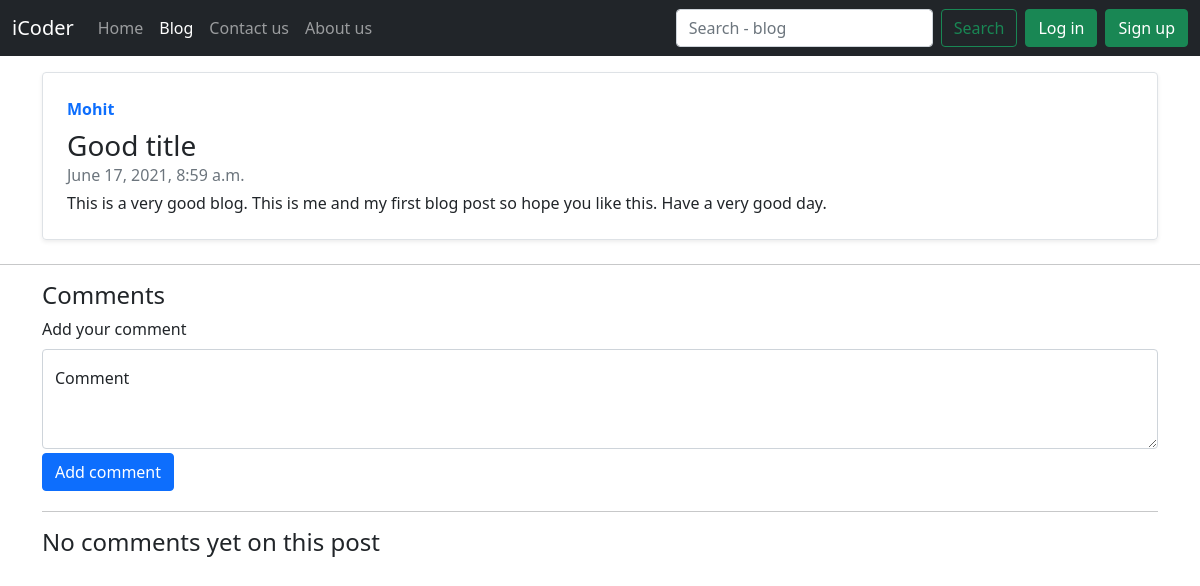
The page /blog/1/ on the database as committed earlier.
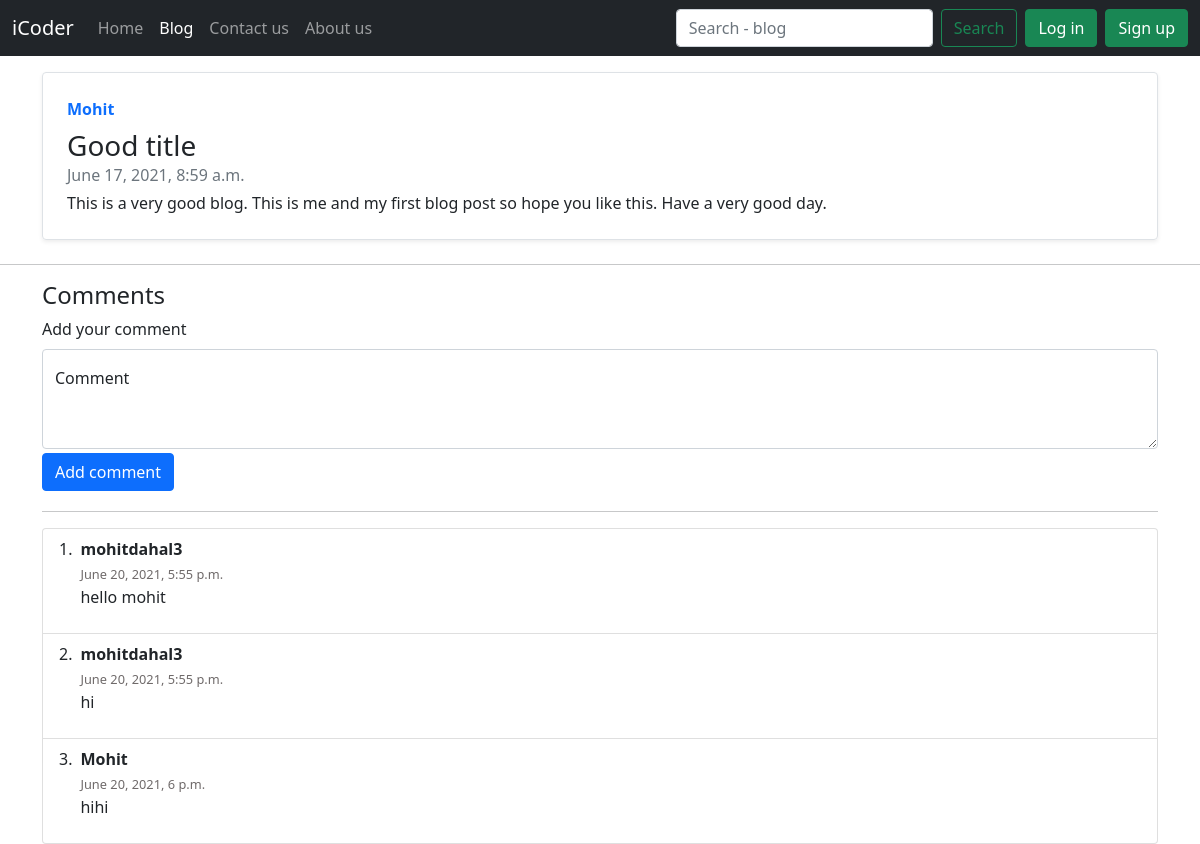
The same page on the database as committed later.
### blog/models.py (models this page shows, shortened)
class Post(models.Model):
    sno = models.AutoField(primary_key = True)
    title = models.CharField(max_length = 200)
    content = models.TextField()
    author = models.CharField(max_length = 100)
    timestamp = models.DateTimeField(blank = True)

class Blogcomment(models.Model):
    sno = models.AutoField(primary_key = True)
    comment = models.TextField()
    user = models.ForeignKey(User , on_delete= models.CASCADE)
    post = models.ForeignKey(Post , on_delete=models.CASCADE)
    parent = models.ForeignKey('self' , on_delete=models.CASCADE , null = True)
    timestamp = models.DateTimeField(auto_now_add=True)

### blog/views.py (the view)
# urls.py: path('<int:slug>/' , views.blogpost , name="blogpost"),
def blogpost(request , slug):
    post = Post.objects.get(sno = slug)
    comment = Blogcomment.objects.all().filter(post = post)
    return render(request , 'blog/blogpost.html' , {'post':post , 'comments':comment})

### templates/blog/blogpost.html (shortened to what this page needs)
{% extends 'base.html' %}
{% block blogactive %}active{% endblock blogactive %}
{% block favicon %}
{% load static %}
{% endblock favicon %}
{% block main %}
<div class="container my-3">
  <div class="row g-0 border rounded overflow-hidden flex-md-row mb-4 shadow-sm h-md-250 position-relative">
    <div class="col p-4 d-flex flex-column position-static">
      <strong class="d-inline-block mb-2 text-primary">{{post.author}}</strong>
      <h3 class="mb-0">{{post.title}}</h3>
      <div class="mb-1 text-muted">{{post.timestamp}}</div>
      <p class="card-text mb-auto">{{post.content}}</p>
    </div>
  </div>
</div>
<hr>
<div class="container comments">
  <h4>Comments</h4>
  <form action="/blog/postcomment/" method="post">{% csrf_token %}
      <label for="formGroupExampleInput" class="form-label">Add your comment</label>
    <div class="form-floating">
      <textarea class="form-control" name="comment" placeholder="Leave a comment here" id="floatingTextarea2"
        style="height: 100px"></textarea>
      <label for="floatingTextarea2">Comment</label>
    </div>
    <button class="btn my-1 btn-primary" type="submit">Add comment</button>
  </form>
  <hr>
  {% if comments|length > 0 %}
  <ol class="list-group list-group-numbered">
  {% for comment in comments %}
  <li class="list-group-item d-flex justify-content-between align-items-start">
    <div class="ms-2 me-auto">
      <div class="fw-bold">{{comment.user}}</div>
    <label class="label" for="com">{{comment.timestamp}}</label>
    <p>
      {{comment.comment}}
      </p>
    </div>
  </li>
  {% endfor %}
  </ol>
  {% else %}
  <h4>No comments yet on this post</h4>
  {% endif %}
</div>
{% endblock main %}

### templates/base.html (shortened to what this page needs)
<!doctype html>
<html lang="en">
<head>
  <link href="https://cdn.jsdelivr.net/npm/bootstrap@5.0.1/dist/css/bootstrap.min.css" rel="stylesheet"
>
</head>
<body>
  <nav class="navbar navbar-expand-lg navbar-dark bg-dark">
    <div class="container-fluid">
      <a href="/admin" target="_blank" class="navbar-brand">iCoder</a>
      <div class="collapse navbar-collapse" id="navbarSupportedContent">
        <ul class="navbar-nav me-auto mb-2 mb-lg-0">
          <li class="nav-item">
            <a class="nav-link {% block homeactive %}{% endblock homeactive %}" aria-current="page" href="/">Home</a>
          </li>
          <li class="nav-item">
            <a class="nav-link {% block blogactive %}{% endblock blogactive %}" href="/blog">Blog</a>
          </li>
          <li class="nav-item">
            <a class="nav-link {% block conactive %}{% endblock conactive %}" href="/contact">Contact us</a>
          </li>
          <li class="nav-item dropdown">
            <a class="nav-link {% block aboutactive %}{% endblock aboutactive %}" href="/about">About us</a>
          </li>
        </ul>
        <form class="d-flex" method="GET" action="/search/">
          <input class="form-control me-2" name="query" type="search" placeholder="Search - blog" aria-label="Search">
          <button class="btn btn-outline-success" type="submit">Search</button>
        </form>
        {% if user.is_authenticated %}
        <!-- <label class="navbar-brand mx-2">Welcome {{request.user}}</label>
        <form action="/logout/" method="POST">{% csrf_token %}
        <button type="submit" class="btn btn-danger">Log out</button>
      </form> -->
        <div class="dropdown mx-2">
          <button class="abc dropdown-toggle" type="button" id="dropdownMenuButton1"
            data-bs-toggle="dropdown" aria-expanded="false">
            Welcome {{request.user}}
          </button>
          <ul class="dropdown-menu" aria-labelledby="dropdownMenuButton1">
            <form action="/logout/" method="POST">{% csrf_token %}
              <button type="submit" class="dropdown-item">Log out</button>
            </form>
          </ul>
        </div>
        {% else %}
        <button type="button" class="btn btn-success mx-2" data-bs-toggle="modal" data-bs-target="#loginmodal">
          Log in
        </button>
        <button type="button" class="btn btn-success" data-bs-toggle="modal" data-bs-target="#signupmodal">
          Sign up
        </button>
        {% endif %}
      </div>
    </div>
  </nav>
  {% block main %}{% endblock main %}
</body>
</html>

### templates/blog/blogpost.html (style rules this page uses)
.label { font-size: 0.8rem; color: #544e4ed6; }

Rows that differ between the two databases and show on the page:
added Blogcomment: user "mohitdahal3", timestamp "June 20, 2021, 5:55 p.m.", comment "hello mohit"
added Blogcomment: user "mohitdahal3", timestamp "June 20, 2021, 5:55 p.m.", comment "hi"
added Blogcomment: user "Mohit", timestamp "June 20, 2021, 6 p.m.", comment "hihi"
Other text that changed with them:
text no longer shown: "No comments yet on this post"
